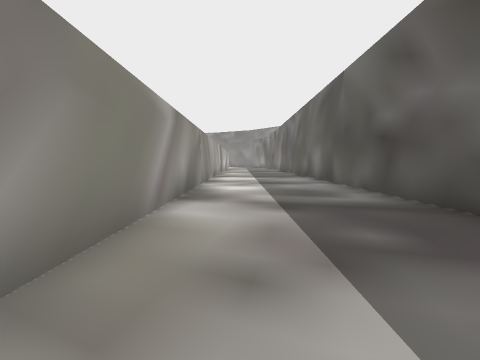
[1] (above)

16 first-person views from a walk through a 3-D level made in the Unity game engine. The camera is 1.3 m above the floor, tilts 4° down and sees 85° across. The floor is counted in squares, 2 m on a side. Each view is taken from the middle of a square. On the plan, view 1 faces up. The plan holds only what a view shows up to about 9 squares ahead; the rest is blank. The place goes on beyond the plan.

[2]
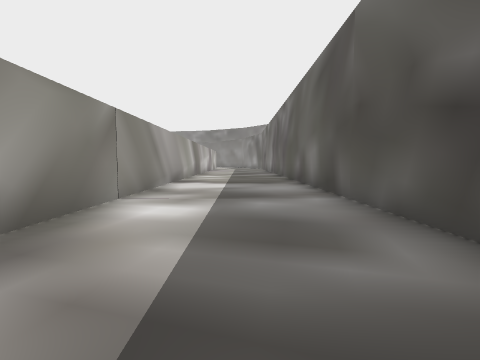

[3]
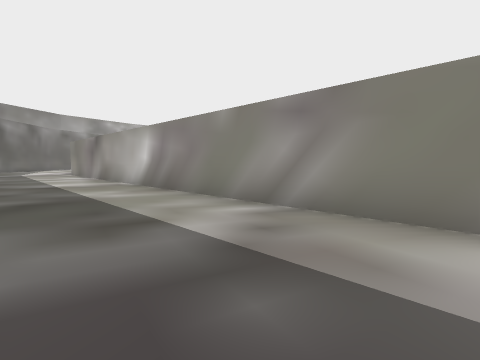

[4]
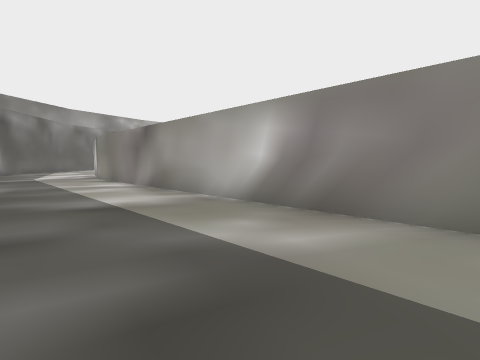

[5]
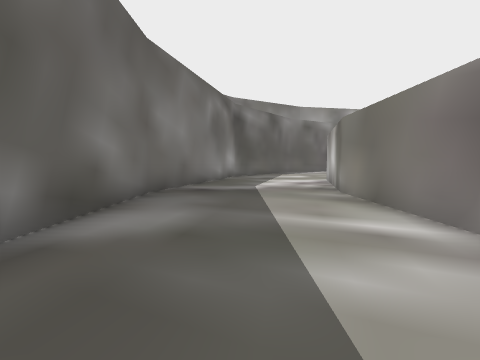

[6]
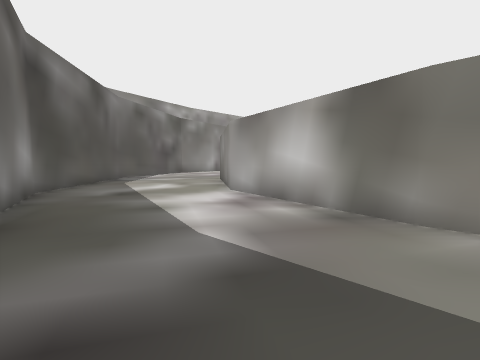

[7]
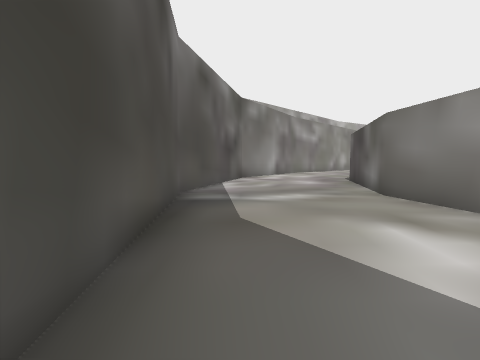

[8]
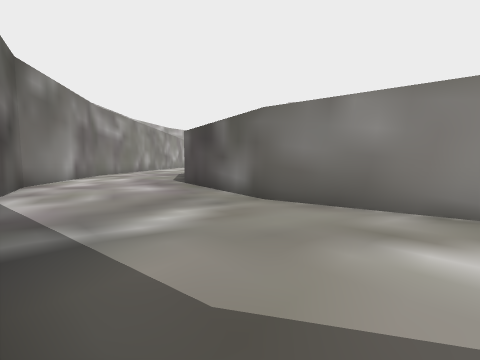

[9]
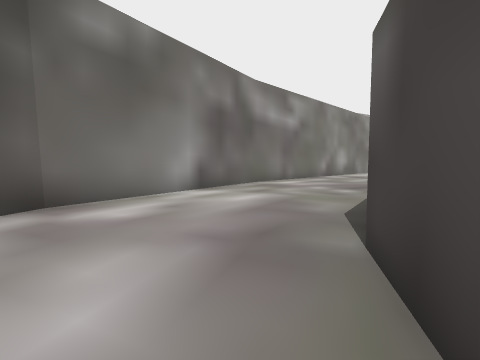

[10]
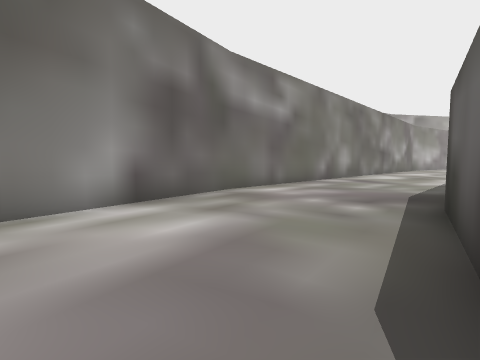

[11]
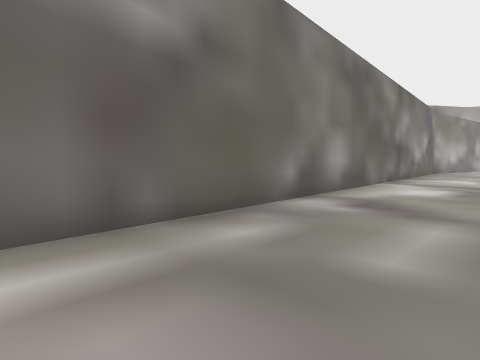

[12]
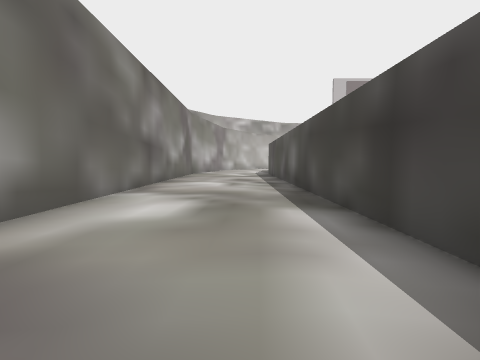

[13]
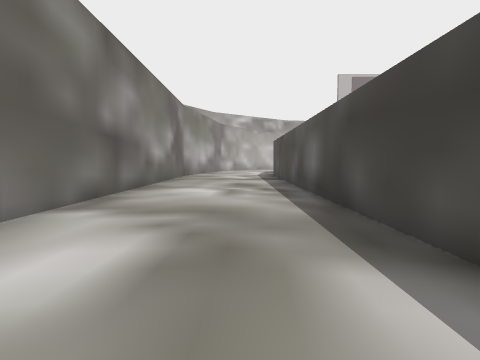

[14]
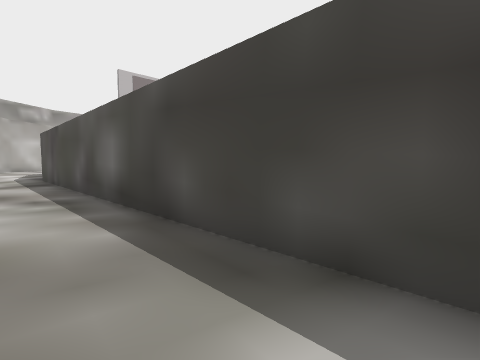

[15]
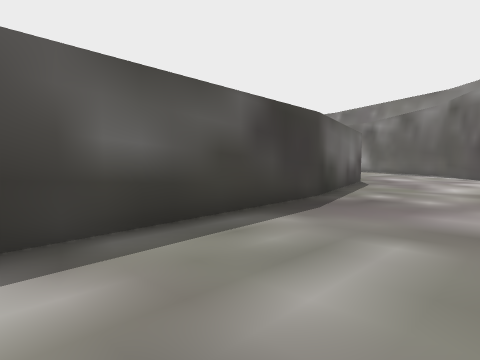

[16]
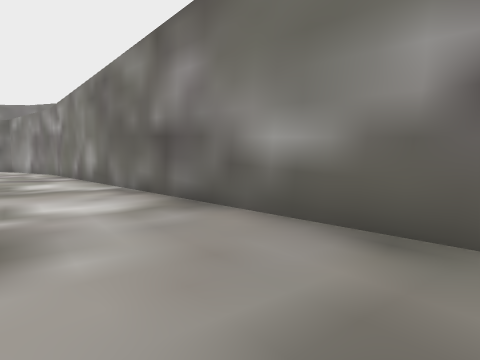

### Floor plan
Points are (right, up) in squares from view 1. A wall is a line through its corners. A room is listed if a view was taken in it or the views show most of it. See-through windows are left out.
Room 1 (views 1, 2, 3, 4, 5, 6, 7, 8, 9, 10, 11, 12, 13, 14, 15, 16)
walls: (-1.1, -11.4) (-2.1, -15.4) (-4.5, -18.6) (-8.1, -20.7) (-12.5, -21.5); (2.9, -11.6) (2.9, -8); (-12.4, -21.5) (-28.5, -21.5); (2.9, 3.1) (2.9, 12); (-12.4, -25.6) (-6.6, -24.5) (-2, -21.8) (1.2, -17.8) (2.9, -11.5); (-1.1, 12) (-1.1, -11.6); (-28, -25.5) (-12.2, -25.6)

Where each view was taken, in squares from view 1:
view 1: 0 up, 0 right, facing up
view 2: 3 up, 1 right, facing up
view 3: 3 up, 2 right, facing down-left
view 4: 1 down, 2 right, facing down-left
view 5: 6 down, 1 right, facing down
view 6: 11 down, 2 right, facing down-left
view 7: 17 down, 1 right, facing down-left
view 8: 19 down, 0 right, facing left
view 9: 20 down, 6 left, facing down-left
view 10: 21 down, 8 left, facing down-left
view 11: 23 down, 13 left, facing down-left
view 12: 23 down, 16 left, facing left
view 13: 23 down, 18 left, facing left
view 14: 23 down, 19 left, facing up-left
view 15: 24 down, 17 left, facing up-right
view 16: 23 down, 28 left, facing down-right
